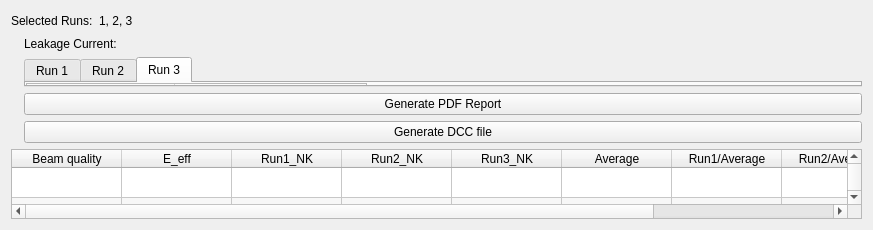
<?xml version="1.0" encoding="UTF-8"?>
<ui version="4.0">
 <class>analysis</class>
 <widget class="QWidget" name="analysis">
  <property name="geometry">
   <rect>
    <x>0</x>
    <y>0</y>
    <width>873</width>
    <height>13</height>
   </rect>
  </property>
  <property name="windowTitle">
   <string>Analysis</string>
  </property>
  <layout class="QGridLayout" name="gridLayout">
   <item row="0" column="0">
    <layout class="QHBoxLayout" name="horizontalLayout">
     <item>
      <widget class="QLabel" name="label">
       <property name="text">
        <string>Selected Runs:</string>
       </property>
      </widget>
     </item>
     <item>
      <widget class="QLabel" name="label_2">
       <property name="text">
        <string>1, 2, 3</string>
       </property>
      </widget>
     </item>
     <item>
      <spacer name="horizontalSpacer">
       <property name="orientation">
        <enum>Qt::Horizontal</enum>
       </property>
       <property name="sizeHint" stdset="0">
        <size>
         <width>40</width>
         <height>20</height>
        </size>
       </property>
      </spacer>
     </item>
    </layout>
   </item>
   <item row="1" column="0">
    <layout class="QHBoxLayout" name="horizontalLayout_2">
     <item>
      <widget class="QLabel" name="label_3">
       <property name="text">
        <string/>
       </property>
       <property name="pixmap">
        <pixmap>../../../../Pictures/Screenshots/屏幕截图(62).png</pixmap>
       </property>
      </widget>
     </item>
     <item>
      <layout class="QVBoxLayout" name="verticalLayout">
       <item>
        <widget class="QLabel" name="label_4">
         <property name="text">
          <string>Leakage Current:</string>
         </property>
        </widget>
       </item>
       <item>
        <widget class="QTabWidget" name="tabWidget">
         <property name="currentIndex">
          <number>2</number>
         </property>
         <widget class="QWidget" name="run_1">
          <attribute name="title">
           <string>Run 1</string>
          </attribute>
          <widget class="QTableWidget" name="tableWidget_2">
           <property name="geometry">
            <rect>
             <x>0</x>
             <y>0</y>
             <width>341</width>
             <height>181</height>
            </rect>
           </property>
           <property name="alternatingRowColors">
            <bool>true</bool>
           </property>
           <attribute name="horizontalHeaderStretchLastSection">
            <bool>true</bool>
           </attribute>
           <attribute name="verticalHeaderStretchLastSection">
            <bool>true</bool>
           </attribute>
           <row>
            <property name="text">
             <string>Monitor</string>
            </property>
           </row>
           <row>
            <property name="text">
             <string>MEFAC</string>
            </property>
           </row>
           <row>
            <property name="text">
             <string>Monitor</string>
            </property>
           </row>
           <row>
            <property name="text">
             <string>Client</string>
            </property>
           </row>
           <column>
            <property name="text">
             <string>Before</string>
            </property>
           </column>
           <column>
            <property name="text">
             <string>After</string>
            </property>
           </column>
          </widget>
         </widget>
         <widget class="QWidget" name="run_2">
          <attribute name="title">
           <string>Run 2</string>
          </attribute>
          <widget class="QTableWidget" name="tableWidget_3">
           <property name="geometry">
            <rect>
             <x>0</x>
             <y>0</y>
             <width>341</width>
             <height>181</height>
            </rect>
           </property>
           <property name="alternatingRowColors">
            <bool>true</bool>
           </property>
           <attribute name="horizontalHeaderStretchLastSection">
            <bool>true</bool>
           </attribute>
           <attribute name="verticalHeaderStretchLastSection">
            <bool>true</bool>
           </attribute>
           <row>
            <property name="text">
             <string>Monitor</string>
            </property>
           </row>
           <row>
            <property name="text">
             <string>MEFAC</string>
            </property>
           </row>
           <row>
            <property name="text">
             <string>Monitor</string>
            </property>
           </row>
           <row>
            <property name="text">
             <string>Client</string>
            </property>
           </row>
           <column>
            <property name="text">
             <string>Before</string>
            </property>
           </column>
           <column>
            <property name="text">
             <string>After</string>
            </property>
           </column>
          </widget>
         </widget>
         <widget class="QWidget" name="run_3">
          <attribute name="title">
           <string>Run 3</string>
          </attribute>
          <widget class="QTableWidget" name="tableWidget_4">
           <property name="geometry">
            <rect>
             <x>0</x>
             <y>0</y>
             <width>341</width>
             <height>181</height>
            </rect>
           </property>
           <property name="alternatingRowColors">
            <bool>true</bool>
           </property>
           <attribute name="horizontalHeaderStretchLastSection">
            <bool>true</bool>
           </attribute>
           <attribute name="verticalHeaderStretchLastSection">
            <bool>true</bool>
           </attribute>
           <row>
            <property name="text">
             <string>Monitor</string>
            </property>
           </row>
           <row>
            <property name="text">
             <string>MEFAC</string>
            </property>
           </row>
           <row>
            <property name="text">
             <string>Monitor</string>
            </property>
           </row>
           <row>
            <property name="text">
             <string>Client</string>
            </property>
           </row>
           <column>
            <property name="text">
             <string>Before</string>
            </property>
           </column>
           <column>
            <property name="text">
             <string>After</string>
            </property>
           </column>
          </widget>
         </widget>
        </widget>
       </item>
       <item>
        <widget class="QPushButton" name="pushButton">
         <property name="text">
          <string>Generate PDF Report</string>
         </property>
        </widget>
       </item>
       <item>
        <widget class="QPushButton" name="pushButton_2">
         <property name="text">
          <string>Generate DCC file</string>
         </property>
        </widget>
       </item>
      </layout>
     </item>
    </layout>
   </item>
   <item row="2" column="0">
    <widget class="QTableWidget" name="tableWidget">
     <property name="alternatingRowColors">
      <bool>true</bool>
     </property>
     <attribute name="horizontalHeaderDefaultSectionSize">
      <number>110</number>
     </attribute>
     <attribute name="horizontalHeaderStretchLastSection">
      <bool>true</bool>
     </attribute>
     <attribute name="verticalHeaderVisible">
      <bool>false</bool>
     </attribute>
     <attribute name="verticalHeaderStretchLastSection">
      <bool>true</bool>
     </attribute>
     <row>
      <property name="text">
       <string>新建行</string>
      </property>
     </row>
     <row>
      <property name="text">
       <string>新建行</string>
      </property>
     </row>
     <row>
      <property name="text">
       <string>新建行</string>
      </property>
     </row>
     <row>
      <property name="text">
       <string>新建行</string>
      </property>
     </row>
     <row>
      <property name="text">
       <string>新建行</string>
      </property>
     </row>
     <row>
      <property name="text">
       <string>新建行</string>
      </property>
     </row>
     <row>
      <property name="text">
       <string>新建行</string>
      </property>
     </row>
     <row>
      <property name="text">
       <string>新建行</string>
      </property>
     </row>
     <row>
      <property name="text">
       <string>新建行</string>
      </property>
     </row>
     <column>
      <property name="text">
       <string>Beam quality</string>
      </property>
     </column>
     <column>
      <property name="text">
       <string>E_eff</string>
      </property>
     </column>
     <column>
      <property name="text">
       <string>Run1_NK</string>
      </property>
     </column>
     <column>
      <property name="text">
       <string>Run2_NK</string>
      </property>
     </column>
     <column>
      <property name="text">
       <string>Run3_NK</string>
      </property>
     </column>
     <column>
      <property name="text">
       <string>Average</string>
      </property>
     </column>
     <column>
      <property name="text">
       <string>Run1/Average</string>
      </property>
     </column>
     <column>
      <property name="text">
       <string>Run2/Average</string>
      </property>
     </column>
     <column>
      <property name="text">
       <string>Run3/Average</string>
      </property>
     </column>
    </widget>
   </item>
  </layout>
 </widget>
 <resources/>
 <connections/>
</ui>
